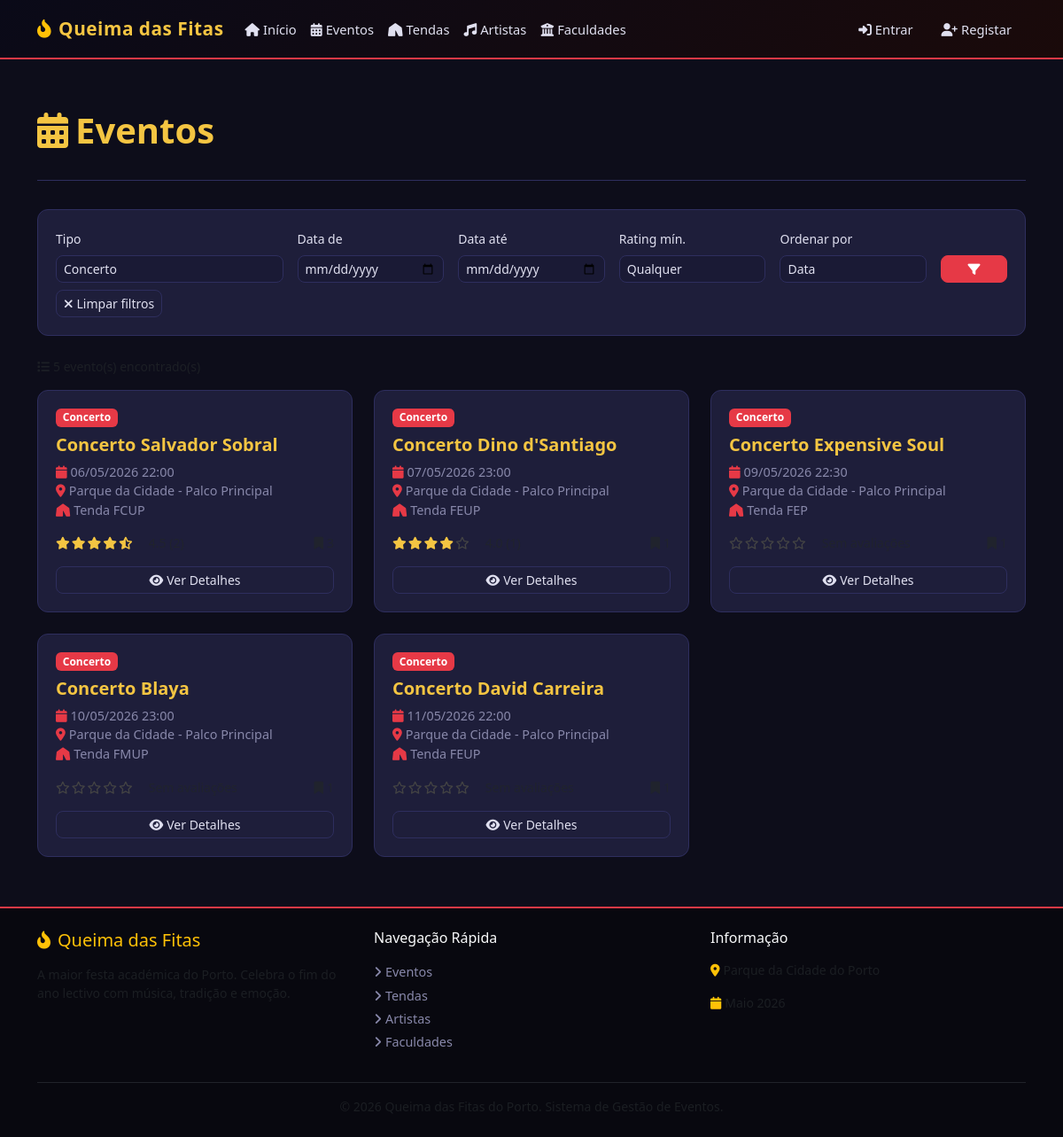
/events/index.php?type=concert, run on the app's committed database.
### tables this page shows
CREATE TABLE IF NOT EXISTS events (
  id          INT UNSIGNED AUTO_INCREMENT PRIMARY KEY,
  name        VARCHAR(200) NOT NULL,
  description TEXT,
  date_time   DATETIME     NOT NULL,
  location    VARCHAR(200) NOT NULL,
  type        ENUM('academic_ceremony','concert','cultural_activity') NOT NULL,
  tent_id     INT UNSIGNED DEFAULT NULL,
  created_at  DATETIME     NOT NULL DEFAULT CURRENT_TIMESTAMP,
  INDEX idx_events_date (date_time),
  INDEX idx_events_type (type),
  CONSTRAINT fk_events_tent FOREIGN KEY (tent_id) REFERENCES tents(id) ON DELETE SET NULL
);

CREATE TABLE IF NOT EXISTS tents (
  id           INT UNSIGNED AUTO_INCREMENT PRIMARY KEY,
  name         VARCHAR(150) NOT NULL,
  faculty_id   INT UNSIGNED NOT NULL,
  location     VARCHAR(200) NOT NULL,
  opening_time TIME         NOT NULL,
  closing_time TIME         NOT NULL,
  description  TEXT,
  CONSTRAINT fk_tents_faculty FOREIGN KEY (faculty_id) REFERENCES faculties(id) ON DELETE CASCADE
);

### config/db.php (called while the page is built, shortened)
<?php
function h(string $str): string {
    return htmlspecialchars($str, ENT_QUOTES | ENT_SUBSTITUTE, 'UTF-8');
}

### events/index.php (the view, shortened to what this page needs)
<?php
require_once __DIR__ . '/../config/db.php';
require_once __DIR__ . '/../includes/auth.php';
$filter_type       = $_GET['type']       ?? '';
$filter_date_from  = $_GET['date_from']  ?? '';
$filter_date_to    = $_GET['date_to']    ?? '';
$filter_min_rating = isset($_GET['min_rating']) ? (int)$_GET['min_rating'] : 0;
$sort              = $_GET['sort']       ?? 'date';
$where  = ['1=1'];
$params = [];
if ($filter_type) {
    $where[]  = 'e.type = ?';
    $params[] = $filter_type;
}
$order = match($sort) {
    'rating'     => 'avg_rating DESC, e.date_time ASC',
    'popularity' => 'agenda_count DESC, e.date_time ASC',
    default      => 'e.date_time ASC',
};
$sql = "SELECT e.*,
               COALESCE(AVG(r.score), 0)        AS avg_rating,
               COUNT(DISTINCT r.id)              AS rating_count,
               COUNT(DISTINCT pa.id)             AS agenda_count,
               t.name                            AS tent_name
        FROM events e
        LEFT JOIN ratings r        ON r.event_id = e.id
        LEFT JOIN personal_agenda pa ON pa.event_id = e.id
        LEFT JOIN tents t          ON t.id = e.tent_id
        WHERE " . implode(' AND ', $where) . "
        GROUP BY e.id
        HAVING avg_rating >= ?
        ORDER BY $order";
$params[] = $filter_min_rating;
$stmt = $pdo->prepare($sql);
$stmt->execute($params);
$events = $stmt->fetchAll();
$type_labels = [
    'academic_ceremony' => ['Cerimónia Académica', 'badge-academic'],
    'concert'           => ['Concerto',            'badge-concert'],
    'cultural_activity' => ['Actividade Cultural', 'badge-cultural'],
];
function stars_html(float $score): string {
    $out = '';
    for ($i = 1; $i <= 5; $i++) {
        if ($score >= $i) {
            $out .= '<i class="fas fa-star"></i>';
        } elseif ($score >= $i - 0.5) {
            $out .= '<i class="fas fa-star-half-stroke"></i>';
        } else {
            $out .= '<i class="far fa-star empty-star"></i>';
        }
    }
    return $out;
}
include __DIR__ . '/../includes/header.php';
?>
<div class="container py-4">
    <div class="page-header d-flex justify-content-between align-items-center flex-wrap gap-2">
        <h1><i class="fas fa-calendar-days me-2"></i>Eventos</h1>
    </div>
    <form method="get" class="qf-filter-bar">
        <div class="row g-3 align-items-end">
            <div class="col-sm-6 col-md-3">
                <label class="form-label small">Tipo</label>
                <select name="type" class="form-select form-select-sm">
                    <option value="concert"            <?= $filter_type==='concert'           ?'selected':'' ?>>Concerto</option>
                </select>
            </div>
            <div class="col-sm-6 col-md-2">
                <label class="form-label small">Data de</label>
                <input type="date" name="date_from" class="form-control form-control-sm" value="<?= h($filter_date_from) ?>">
            </div>
            <div class="col-sm-6 col-md-2">
                <label class="form-label small">Data até</label>
                <input type="date" name="date_to" class="form-control form-control-sm" value="<?= h($filter_date_to) ?>">
            </div>
            <div class="col-sm-6 col-md-2">
                <label class="form-label small">Rating mín.</label>
                <select name="min_rating" class="form-select form-select-sm">
                    <?php for ($i = 0; $i <= 5; $i++): ?>
                    <option value="<?= $i ?>" <?= $filter_min_rating==$i?'selected':'' ?>>
                        <?= $i > 0 ? "$i+ estrelas" : 'Qualquer' ?>
                    </option>
                    <?php endfor; ?>
                </select>
            </div>
            <div class="col-sm-6 col-md-2">
                <label class="form-label small">Ordenar por</label>
                <select name="sort" class="form-select form-select-sm">
                    <option value="date"       <?= $sort==='date'       ?'selected':'' ?>>Data</option>
                </select>
            </div>
            <div class="col-sm-6 col-md-1">
                <button type="submit" class="btn btn-qf-primary btn-sm w-100">
                    <i class="fas fa-filter"></i>
                </button>
            </div>
        </div>
        <?php if ($filter_type || $filter_date_from || $filter_date_to || $filter_min_rating): ?>
        <div class="mt-2">
            <a href="<?= BASE_URL ?>/events/index.php" class="btn btn-sm btn-qf-outline">
                <i class="fas fa-times me-1"></i>Limpar filtros
            </a>
        </div>
        <?php endif; ?>
    </form>
    <p class="text-muted small mb-3">
        <i class="fas fa-list me-1"></i><?= count($events) ?> evento(s) encontrado(s)
    </p>
    <?php if (empty($events)): ?>
    <div class="text-center py-5">
        <i class="fas fa-calendar-xmark fa-3x text-muted mb-3"></i>
        <p class="text-muted">Nenhum evento encontrado com os filtros seleccionados.</p>
        <a href="<?= BASE_URL ?>/events/index.php" class="btn btn-qf-outline">Limpar filtros</a>
    </div>
    <?php else: ?>
    <div class="row g-4">
        <?php foreach ($events as $ev): ?>
        <div class="col-md-6 col-xl-4">
            <div class="qf-card">
                <div class="card-body">
                    <div class="d-flex justify-content-between align-items-start mb-2">
                        <?php [$label, $cls] = $type_labels[$ev['type']]; ?>
                        <span class="badge <?= $cls ?>"><?= $label ?></span>
                    </div>
                    <h5 class="card-title"><?= h($ev['name']) ?></h5>
                    <p class="card-text">
                        <i class="fas fa-calendar me-1 text-red"></i><?= date('d/m/Y H:i', strtotime($ev['date_time'])) ?><br>
                        <i class="fas fa-map-marker-alt me-1 text-red"></i><?= h($ev['location']) ?>
                        <?php if ($ev['tent_name']): ?>
                        <br><i class="fas fa-tent me-1 text-red"></i><?= h($ev['tent_name']) ?>
                        <?php endif; ?>
                    </p>
                    <div class="d-flex align-items-center gap-3 mb-3">
                        <span class="stars-display small"><?= stars_html((float)$ev['avg_rating']) ?></span>
                        <small class="text-muted">
                        </small>
                        <small class="text-muted ms-auto">
                            <i class="fas fa-bookmark me-1"></i><?= (int)$ev['agenda_count'] ?>
                        </small>
                    </div>
                    <a href="<?= BASE_URL ?>/events/view.php?id=<?= $ev['id'] ?>" class="btn btn-qf-outline btn-sm w-100">
                        <i class="fas fa-eye me-1"></i>Ver Detalhes
                    </a>
                </div>
            </div>
        </div>
        <?php endforeach; ?>
    </div>
    <?php endif; ?>
</div>
<?php include __DIR__ . '/../includes/footer.php'; ?>

### assets/css/style.css (style rules this page uses)
:root { --qf-red: #e63946; --qf-gold: #f4c542; --qf-dark: #0d0d1a; --qf-dark2: #12122a; --qf-dark3: #1a1a35; --qf-card-bg: #1e1e3a; --qf-border: #2e2e5e; --qf-text: #e0e0f0; --qf-muted: #8888aa; --qf-success: #2ecc71; --qf-info: #3498db; }
*, *::before, *::after { box-sizing: border-box; }
body { background: var(--qf-dark); color: var(--qf-text); font-family: 'Segoe UI', system-ui, sans-serif; min-height: 100vh; display: flex; flex-direction: column; }
a { color: var(--qf-gold); text-decoration: none; transition: color .2s; }
.qf-card { background: var(--qf-card-bg); border: 1px solid var(--qf-border); border-radius: 12px; transition: transform .25s, box-shadow .25s, border-color .25s; height: 100%; }
.qf-card .card-body { padding: 1.25rem; }
.qf-card .card-title { color: var(--qf-gold); font-weight: 700; margin-bottom: .5rem; }
.qf-card .card-text { color: var(--qf-muted); font-size: .9rem; }
.badge-concert { background: var(--qf-red); color: #fff; }
.stars-display { color: var(--qf-gold); letter-spacing: 2px; }
.stars-display .fa-star-half-stroke { color: var(--qf-gold); }
.stars-display .empty-star { color: #444; }
.form-control, .form-select { background: var(--qf-dark3) !important; border: 1px solid var(--qf-border) !important; color: var(--qf-text) !important; border-radius: 8px; }
.form-label { color: var(--qf-text); font-weight: 500; }
.form-control::placeholder { color: var(--qf-muted) !important; }
.btn-qf-primary { background: var(--qf-red); border-color: var(--qf-red); color: #fff; font-weight: 600; border-radius: 8px; transition: background .2s, transform .15s; }
.btn-qf-outline { border: 1px solid var(--qf-border); color: var(--qf-text); background: transparent; border-radius: 8px; }
.qf-filter-bar { background: var(--qf-card-bg); border: 1px solid var(--qf-border); border-radius: 12px; padding: 1.25rem; margin-bottom: 1.5rem; }
.text-red { color: var(--qf-red) !important; }
.page-header { padding: 2rem 0 1.5rem; border-bottom: 1px solid var(--qf-border); margin-bottom: 2rem; }
.page-header h1 { color: var(--qf-gold); font-weight: 700; }

### data on the page
events: label "Concerto", name "Concerto Salvador Sobral", date_time "06/05/2026 22:00", location "Parque da Cidade - Palco Principal", tent.name "Tenda FCUP"
events: label "Concerto", name "Concerto Dino d'Santiago", date_time "07/05/2026 23:00", location "Parque da Cidade - Palco Principal", tent.name "Tenda FEUP"
events: label "Concerto", name "Concerto Expensive Soul", date_time "09/05/2026 22:30", location "Parque da Cidade - Palco Principal", tent.name "Tenda FEP"
events: label "Concerto", name "Concerto Blaya", date_time "10/05/2026 23:00", location "Parque da Cidade - Palco Principal", tent.name "Tenda FMUP"
events: label "Concerto", name "Concerto David Carreira", date_time "11/05/2026 22:00", location "Parque da Cidade - Palco Principal", tent.name "Tenda FEUP"
